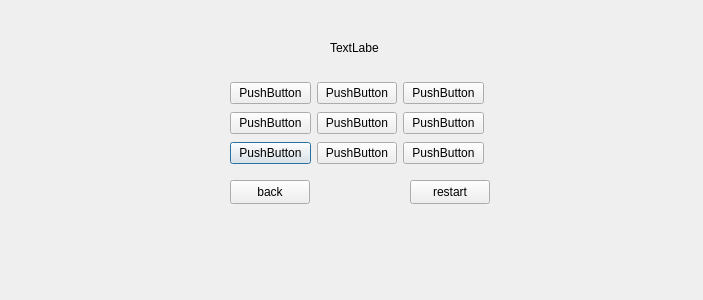
<?xml version="1.0" encoding="UTF-8"?>
<ui version="4.0">
 <class>GameWindow</class>
 <widget class="QDialog" name="GameWindow">
  <property name="geometry">
   <rect>
    <x>0</x>
    <y>0</y>
    <width>703</width>
    <height>300</height>
   </rect>
  </property>
  <property name="windowTitle">
   <string>Dialog</string>
  </property>
  <widget class="QWidget" name="gridLayoutWidget">
   <property name="geometry">
    <rect>
     <x>230</x>
     <y>80</y>
     <width>254</width>
     <height>86</height>
    </rect>
   </property>
   <layout class="QGridLayout" name="gridLayout">
    <item row="2" column="0">
     <widget class="QPushButton" name="button_20">
      <property name="text">
       <string>PushButton</string>
      </property>
     </widget>
    </item>
    <item row="0" column="0">
     <widget class="QPushButton" name="button_00">
      <property name="text">
       <string>PushButton</string>
      </property>
     </widget>
    </item>
    <item row="1" column="0">
     <widget class="QPushButton" name="button_10">
      <property name="text">
       <string>PushButton</string>
      </property>
     </widget>
    </item>
    <item row="0" column="1">
     <widget class="QPushButton" name="button_01">
      <property name="text">
       <string>PushButton</string>
      </property>
     </widget>
    </item>
    <item row="0" column="2">
     <widget class="QPushButton" name="button_02">
      <property name="text">
       <string>PushButton</string>
      </property>
     </widget>
    </item>
    <item row="1" column="1">
     <widget class="QPushButton" name="button_11">
      <property name="text">
       <string>PushButton</string>
      </property>
     </widget>
    </item>
    <item row="1" column="2">
     <widget class="QPushButton" name="button_12">
      <property name="text">
       <string>PushButton</string>
      </property>
     </widget>
    </item>
    <item row="2" column="1">
     <widget class="QPushButton" name="button_21">
      <property name="text">
       <string>PushButton</string>
      </property>
     </widget>
    </item>
    <item row="2" column="2">
     <widget class="QPushButton" name="button_22">
      <property name="text">
       <string>PushButton</string>
      </property>
     </widget>
    </item>
   </layout>
  </widget>
  <widget class="QPushButton" name="button_restart">
   <property name="geometry">
    <rect>
     <x>410</x>
     <y>180</y>
     <width>80</width>
     <height>24</height>
    </rect>
   </property>
   <property name="text">
    <string>restart</string>
   </property>
  </widget>
  <widget class="QPushButton" name="button_back">
   <property name="geometry">
    <rect>
     <x>230</x>
     <y>180</y>
     <width>80</width>
     <height>24</height>
    </rect>
   </property>
   <property name="text">
    <string>back</string>
   </property>
  </widget>
  <widget class="QLabel" name="label_turn">
   <property name="geometry">
    <rect>
     <x>330</x>
     <y>40</y>
     <width>49</width>
     <height>16</height>
    </rect>
   </property>
   <property name="text">
    <string>TextLabel</string>
   </property>
  </widget>
 </widget>
 <resources/>
 <connections/>
</ui>
